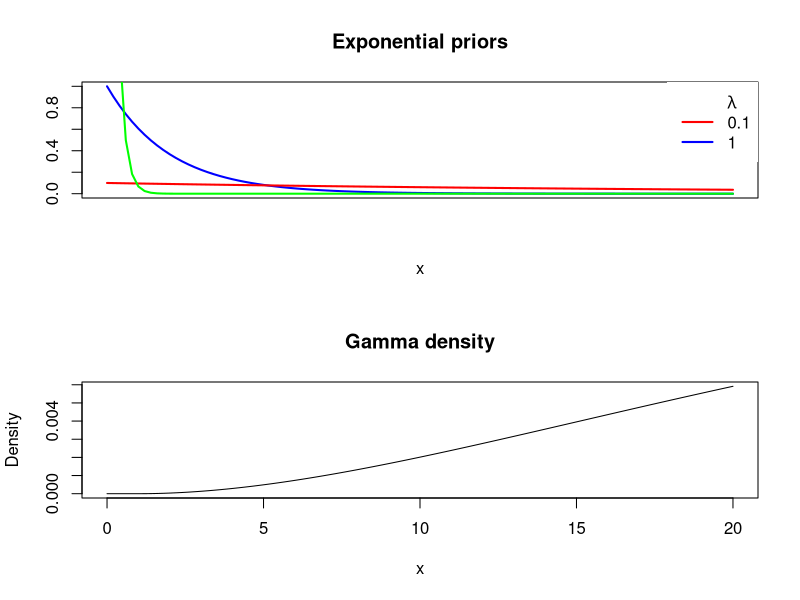
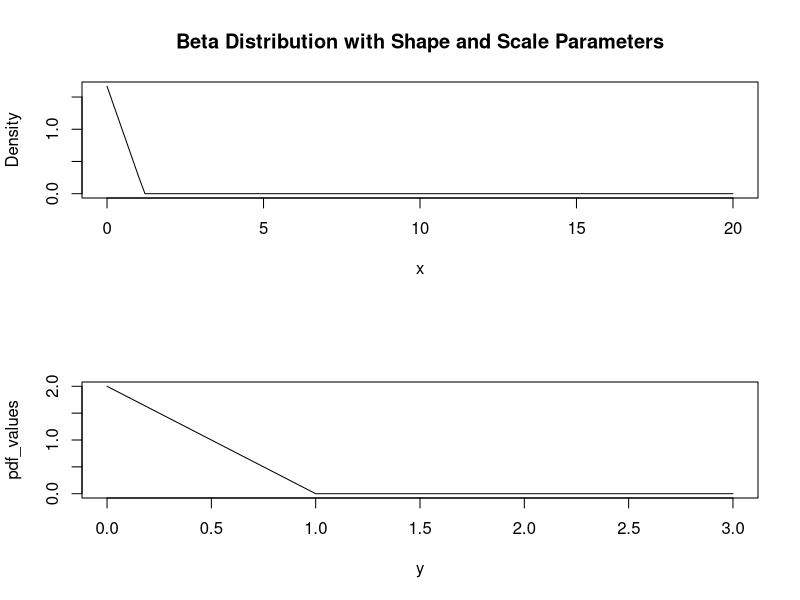

Write the R code that produced these figures, in order. (Note: this script raises an error after producing the figures.)
#INSPECT PRIOR PLOTS
par(mfrow = c(2,1))
#EXP
# Grid of X-axis values
x <- seq(0, 10, 0.1)

# lambda = 0.1
rate_1 = 1
rate_2 = 0.1
rate_3 = 10
plot(x, dexp(x, rate = rate_1), type = "l", ylab = "", lwd = 2, col = "blue",
     main = 'Exponential priors', xaxt = "n", xlim = c(0,10))
# lambda = 1
lines(x, dexp(x, rate = rate_2), col = "red", lty = 1, lwd = 2)
lines(x, dexp(x, rate = rate_3), col = "green", lty = 1, lwd = 2)

# Adding a legend
legend("topright", c(expression(paste(, lambda)), "0.1", "1"),
       lty = c(0, 1, 1), col = c("blue", "red"), box.lty = 0, lwd = 2)

#GAMMA
shape <- 2; scale = 0.25
shape = 3; scale = 3

mean <- 1.6 #1.6
mean = 8
scale <- shape * mean

# Generate x-values for the plot
x <- seq(0, 20, length = 100)
pdf_values <- dgamma(x-1, shape = shape, scale = scale)
plot(x, pdf_values, type = "l", xlab = "x",
     ylab = "Density", main = 'Gamma density')

#******************
#BETA PRIOR (FOR A)
pdf_values <- dbeta(x/1.2, 1, 2)/1.2
plot(x, pdf_values, type = "l", xlab = "x", ylab = "Density", main = "Beta Distribution with Shape and Scale Parameters")

y = seq(0,3, length = 100)
pdf_values <- dbeta(y, 1, 2)
plot(y, pdf_values, type = 'l')


#OTHER

beta = r0*(1 - alpha_prop)/gamma #New rate = alphaX*r0

while(alpha_dash < 0 || alpha_dash > 1){
  
  if (alpha_dash > 1){ #keep alpha between 0 and 1 
    alpha_dash = 2 - alpha_dash
  }
  alpha_dash = abs(alpha_dash) 
}

alpha = alpha_prop*r0 #alphaX is now the rate
